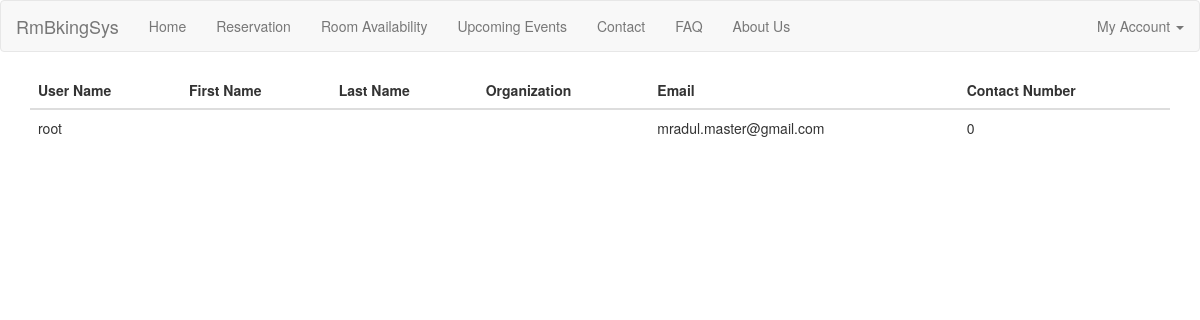
Screenshot of /My_Account/shwple.php (signed in) with the database file from the repository.
### tables this page shows
CREATE TABLE `User` (
  `Uname` varchar(20) NOT NULL,
  `Fname` varchar(20) DEFAULT NULL,
  `Lname` varchar(20) DEFAULT NULL,
  `Org` varchar(20) NOT NULL,
  `Email` varchar(50) NOT NULL,
  `Co_num` bigint(10) NOT NULL,
  `Password` varchar(20) NOT NULL,
  PRIMARY KEY (`Uname`)
);

### My_Account/shwple.php (the view, shortened to what this page needs)
<?php
	require_once '../cnntdb.php';
	$sql = "SELECT * FROM User WHERE Uname = '".$_COOKIE['user']."'";
	$result = $conn->query($sql);
?>
<!DOCTYPE html>
<html>
<head>
  <link rel="stylesheet" href="../dist/css/bootstrap.min.css">
</head>
<body>
    <nav class = "navbar navbar-default">
        <div class = "container-fluid">
            <div class = "navbar-header">
                <a class = "navbar-brand" href="../index.php">RmBkingSys</a>
            </div>
            <div>
                <ul class = "nav navbar-nav">
                    <li><a href = "../index.php">Home</a></li>
                    <li><a href = "../reservation_form1.php">Reservation</a></li>
                    <li><a href = "../brwsrm.php">Room Availability</a></li>
                    <li><a href = "../upmingents.php">Upcoming Events</a></li>
                    <li><a href = "">Contact</a></li>
                    <li><a href = "">FAQ</a></li>
                    <li><a href = "">About Us</a></li>
                </ul>
                <ul class = "nav navbar-nav navbar-right">
                    <?php
                        if (!isset( $_COOKIE['user'] )) {
                            echo "<li>"
                                ."<a href = \"loginform.php\">Login</a></li>";
                        }
                        else echo "<li class=\"dropdown\">"
                                    ."<a class=\"dropdown-toggle\" data-toggle=\"dropdown\" href=\"#\">My Account <span class=\"caret\"></span></a>"
                                    ."<ul class=\"dropdown-menu\">"
                                            ."<li class = \"active\"><a href=\"#\">Show Profile</a></li>"
                                            ."<li><a href=\"#\">Edit</a></li>"
                                            ."<li><a href=\"logout.php\">Log Out</a></li>"
                                        ."</ul>"
                                    ."</li>";
                    ?>
                </ul>
            </div>
        </div>
    </nav>
    <div class = "container">
    	<table class="table table-hover">
        	<thead>
          		<tr>
            		<th>User Name</th>
                    <th>First Name</th>
                    <th>Last Name</th>
                    <th>Organization</th>
                    <th>Email</th>
                    <th>Contact Number</th>
            	</tr>
        	</thead>
        	<tbody>
                <?php
                    if ($result->num_rows > 0) {
                        while ($row = $result->fetch_assoc()) {
                            echo "
                                <tr>
                                    <td>".$row['Uname']."</td>
                                    <td>".$row['Fname']."</td>
                                    <td>".$row['Lname']."</td>
                                    <td>".$row['Org']."</td>
                                    <td>".$row['Email']."</td>
                                    <td>".$row['Co_num']."</td>
                                </tr>";
                        }
                    }
                ?>
	        </tbody>
        </table>
    </div>
</body>
</html>

### rows the page displays
user: Uname "root", Email "mradul.master@gmail.com", Co_num "0"
